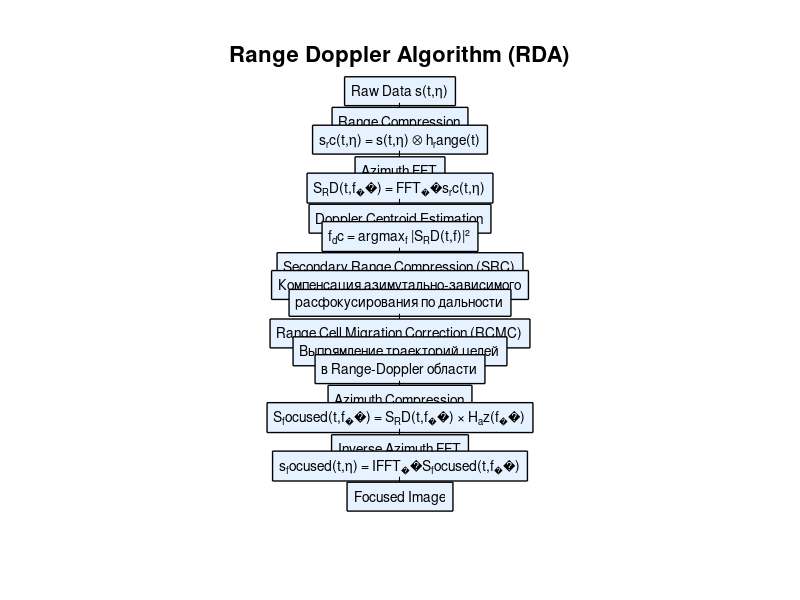
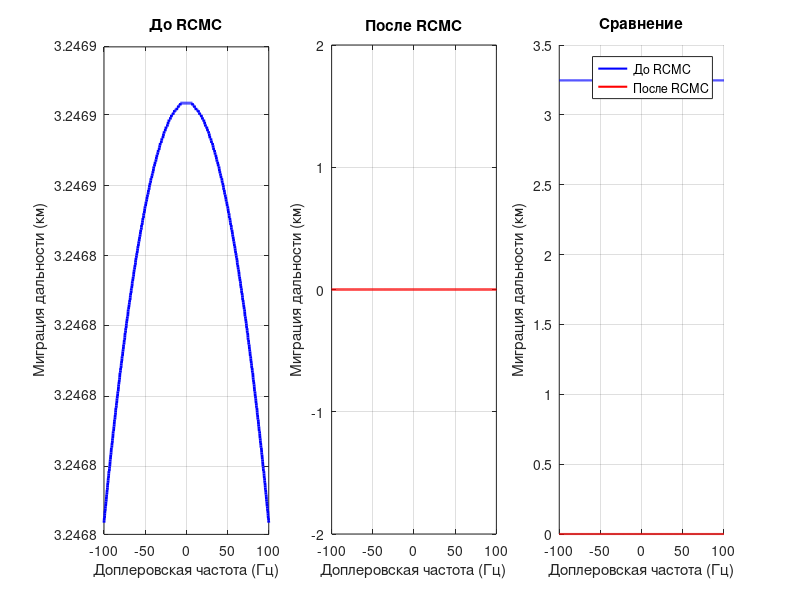

Recreate these plots in MATLAB, in order. (Note: this script raises an error after producing the figures.)
% =========================================================================
% Детальная визуализация этапов Range Doppler Algorithm
% =========================================================================
% Этот скрипт создает подробные графики для каждого этапа обработки RDA
% соответствующие рисункам 6.1-6.9 из Cumming & Wong, 2005
% =========================================================================

clear all; close all; clc;

%% Запрос сценария
fprintf('Выберите сценарий для детальной визуализации:\n');
fprintf('1 - Одиночная точечная цель (Рис. 6.3)\n');
fprintf('2 - Три цели на одной дальности (Рис. 6.4)\n');
fprintf('3 - Цели вдоль азимута (Рис. 6.5)\n');
fprintf('4 - Цели на разных дальностях (Рис. 6.9)\n');
scenario = input('Введите номер (1-4): ');

%% Используем основной скрипт для генерации данных
% (Здесь должен быть код из основного скрипта или его вызов)
% Для краткости предполагаем, что данные уже сгенерированы

%% ========================================================================
% ДЕТАЛЬНАЯ ВИЗУАЛИЗАЦИЯ: БЛОК-СХЕМА АЛГОРИТМА [1, Fig.6.1]
% ========================================================================

figure('Name', 'Блок-схема RDA', 'Position', [100 100 900 700]);

% Текстовое описание блок-схемы
subplot('Position', [0.1 0.1 0.8 0.85]);
axis off;

text(0.5, 0.95, 'Range Doppler Algorithm (RDA)', ...
    'FontSize', 16, 'FontWeight', 'bold', 'HorizontalAlignment', 'center');

% Блоки алгоритма
blocks = {
    'Raw Data s(t,η)'
    '↓'
    'Range Compression'
    's_rc(t,η) = s(t,η) ⊗ h_range(t)'
    '↓'
    'Azimuth FFT'
    'S_RD(t,f_η) = FFT_η{s_rc(t,η)}'
    '↓'
    'Doppler Centroid Estimation'
    'f_dc = argmax_f |S_RD(t,f)|²'
    '↓'
    'Secondary Range Compression (SRC)'
    'Компенсация азимутально-зависимого'
    'расфокусирования по дальности'
    '↓'
    'Range Cell Migration Correction (RCMC)'
    'Выпрямление траекторий целей'
    'в Range-Doppler области'
    '↓'
    'Azimuth Compression'
    'S_focused(t,f_η) = S_RD(t,f_η) × H_az(f_η)'
    '↓'
    'Inverse Azimuth FFT'
    's_focused(t,η) = IFFT_η{S_focused(t,f_η)}'
    '↓'
    'Focused Image'
};

y_pos = 0.88;
for i = 1:length(blocks)
    if strcmp(blocks{i}, '↓')
        text(0.5, y_pos, blocks{i}, 'FontSize', 14, ...
            'HorizontalAlignment', 'center');
        y_pos = y_pos - 0.025;
    else
        text(0.5, y_pos, blocks{i}, 'FontSize', 10, ...
            'HorizontalAlignment', 'center', ...
            'BackgroundColor', [0.9 0.95 1], 'EdgeColor', 'k', ...
            'Margin', 5, 'LineWidth', 1);
        y_pos = y_pos - 0.035;
    end
end

%% ========================================================================
% ВИЗУАЛИЗАЦИЯ: Траектории в Range-Doppler области
% ========================================================================
% Демонстрация эффекта Range Cell Migration

figure('Name', 'Range Cell Migration', 'Position', [100 100 1400 500]);

% Параметры для демонстрации
R0 = 850e3;
V = 7400;
lambda = 0.0555;
theta_sq = 5*pi/180;

f_a = linspace(-100, 100, 1000);

subplot(1,3,1);
% Траектория без коррекции
R_trajectory = R0 ./ cos(theta_sq) .* sqrt(1 - (lambda*f_a/(2*V)).^2);
plot(f_a, (R_trajectory - R0)/1e3, 'b-', 'LineWidth', 2);
xlabel('Доплеровская частота (Гц)');
ylabel('Миграция дальности (км)');
title('До RCMC');
grid on;

subplot(1,3,2);
% Траектория после RCMC
plot(f_a, zeros(size(f_a)), 'r-', 'LineWidth', 2);
xlabel('Доплеровская частота (Гц)');
ylabel('Миграция дальности (км)');
title('После RCMC');
grid on;
ylim([-2 2]);

subplot(1,3,3);
% Сравнение
hold on;
plot(f_a, (R_trajectory - R0)/1e3, 'b-', 'LineWidth', 1.5, 'DisplayName', 'До RCMC');
plot(f_a, zeros(size(f_a)), 'r-', 'LineWidth', 1.5, 'DisplayName', 'После RCMC');
xlabel('Доплеровская частота (Гц)');
ylabel('Миграция дальности (км)');
title('Сравнение');
legend('Location', 'best');
grid on;
hold off;

sgtitle('Демонстрация Range Cell Migration Correction');

%% ========================================================================
% ВИЗУАЛИЗАЦИЯ: Согласованные фильтры
% ========================================================================

figure('Name', 'Согласованные фильтры', 'Position', [100 100 1400 500]);

% Параметры
Tp = 41.74e-6;
Br = 56.5e6;
Kr = Br/Tp;
Fs = 90e6;

t = linspace(-Tp, Tp, 1000);

% Фильтр по дальности
subplot(2,3,1);
h_range = exp(1j*pi*Kr*t.^2) .* (abs(t) <= Tp/2);
plot(t*1e6, real(h_range), 'b-', 'LineWidth', 1.5);
xlabel('Время (мкс)');
ylabel('Амплитуда');
title('Range Reference (Real)');
grid on;

subplot(2,3,4);
H_range_freq = fftshift(fft(h_range));
f = linspace(-Fs/2, Fs/2, length(H_range_freq));
plot(f/1e6, abs(H_range_freq), 'b-', 'LineWidth', 1.5);
xlabel('Частота (МГц)');
ylabel('Амплитуда');
title('Range Filter Spectrum');
grid on;

% Фильтр по азимуту
subplot(2,3,2);
PRF = 1700;
Ka = 2*V^2/(lambda*R0);
t_az = linspace(-0.5, 0.5, 1000);
h_azimuth = exp(1j*pi*Ka*t_az.^2);
plot(t_az, real(h_azimuth), 'r-', 'LineWidth', 1.5);
xlabel('Время (с)');
ylabel('Амплитуда');
title('Azimuth Reference (Real)');
grid on;

subplot(2,3,5);
H_az_freq = fftshift(fft(h_azimuth));
f_az = linspace(-PRF/2, PRF/2, length(H_az_freq));
plot(f_az, abs(H_az_freq), 'r-', 'LineWidth', 1.5);
xlabel('Частота (Гц)');
ylabel('Амплитуда');
title('Azimuth Filter Spectrum');
grid on;

% Двумерная передаточная функция
subplot(2,3,[3 6]);
[F_range, F_az] = meshgrid(linspace(-Br/2, Br/2, 200), ...
                            linspace(-PRF/2, PRF/2, 200));
H_2D = ones(size(F_range)); % Упрощенная модель
imagesc(linspace(-Br/2, Br/2, 200)/1e6, ...
        linspace(-PRF/2, PRF/2, 200), abs(H_2D));
xlabel('Range Frequency (МГц)');
ylabel('Azimuth Frequency (Гц)');
title('2D Transfer Function');
colorbar;
axis xy;

sgtitle('Согласованные фильтры Range Doppler Algorithm');

%% ========================================================================
% ЭКСПОРТ ПАРАМЕТРОВ
% ========================================================================

fprintf('\n=== Параметры системы для воспроизведения ===\n');
fprintf('Используйте эти параметры для точного воспроизведения\n');
fprintf('рисунков из Cumming & Wong, 2005:\n\n');
fprintf('Carrier frequency: %.3f GHz\n', 5.405);
fprintf('Range bandwidth: %.2f MHz\n', 56.5);
fprintf('Pulse width: %.2f µs\n', 41.74);
fprintf('Sampling rate: %.0f MHz\n', 90);
fprintf('PRF: %.0f Hz\n', 1700);
fprintf('Platform velocity: %.0f m/s\n', 7400);
fprintf('Slant range: %.0f km\n', 850);
fprintf('Antenna length: %.1f m\n', 12.3);
fprintf('Squint angle: %.0f degrees\n', 5);
fprintf('============================================\n');

fprintf('\nДетальная визуализация завершена!\n');
